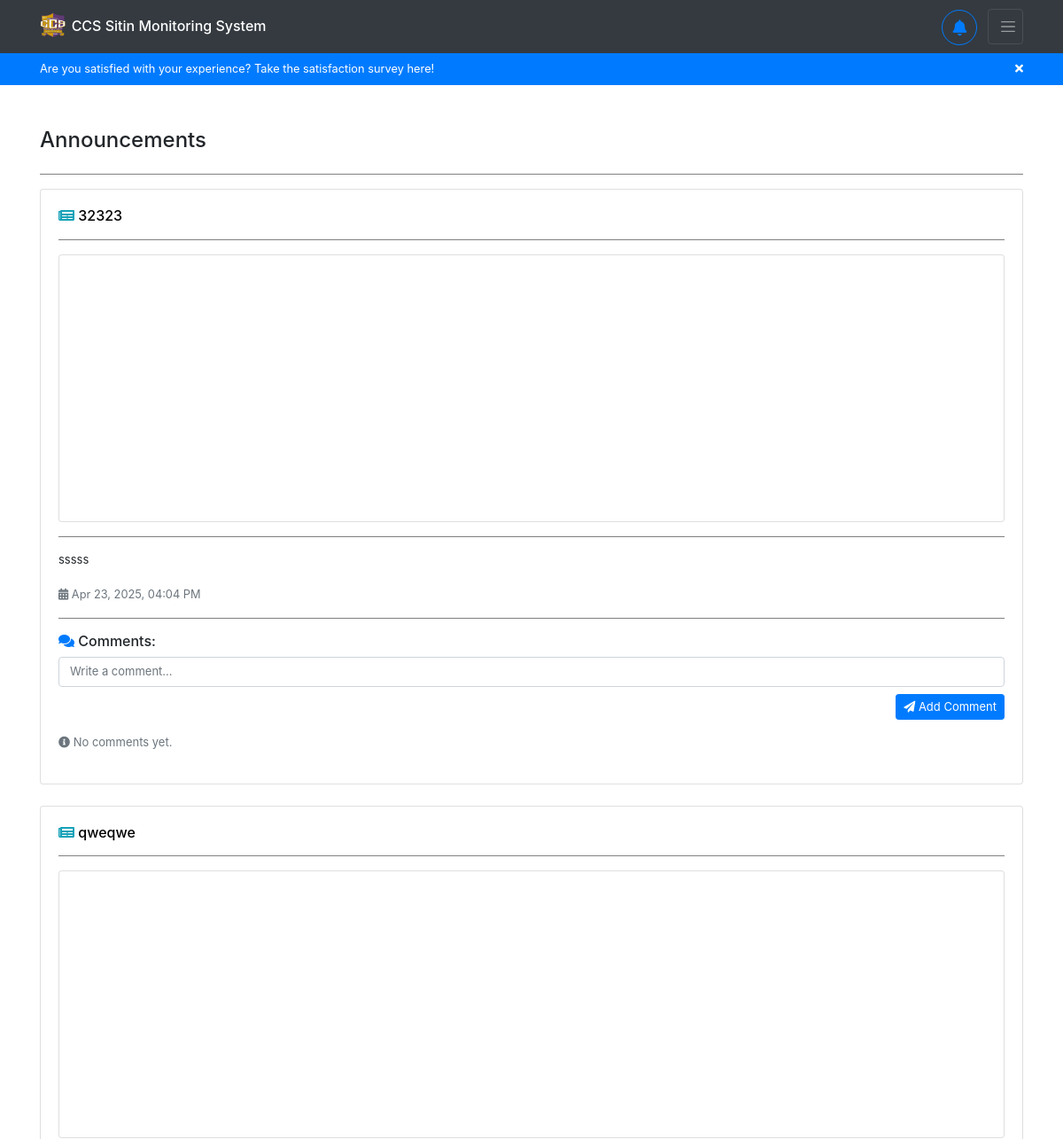
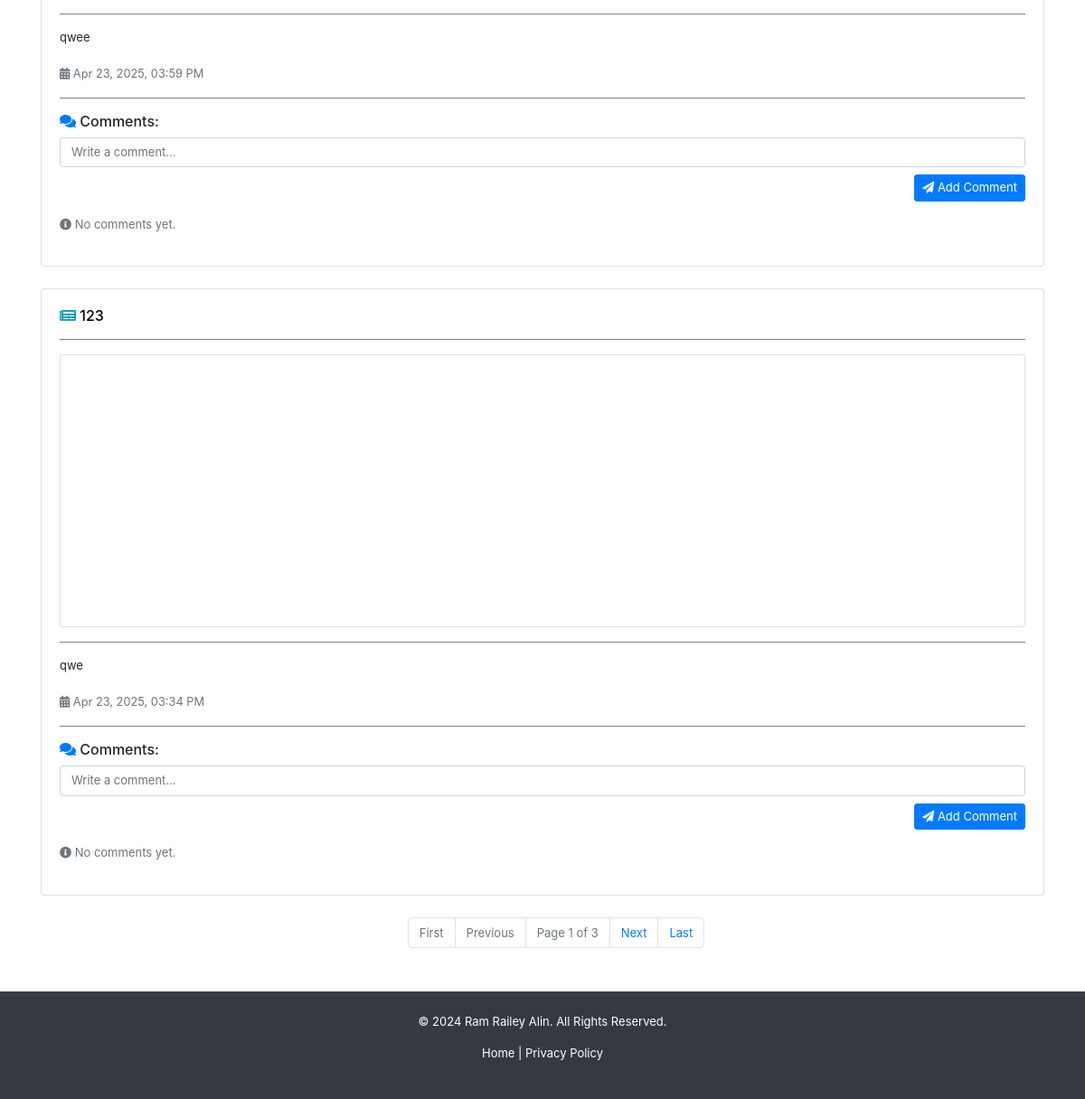
Page /announcements/ (signed in) on the earlier database version (2 pictures, top to bottom).
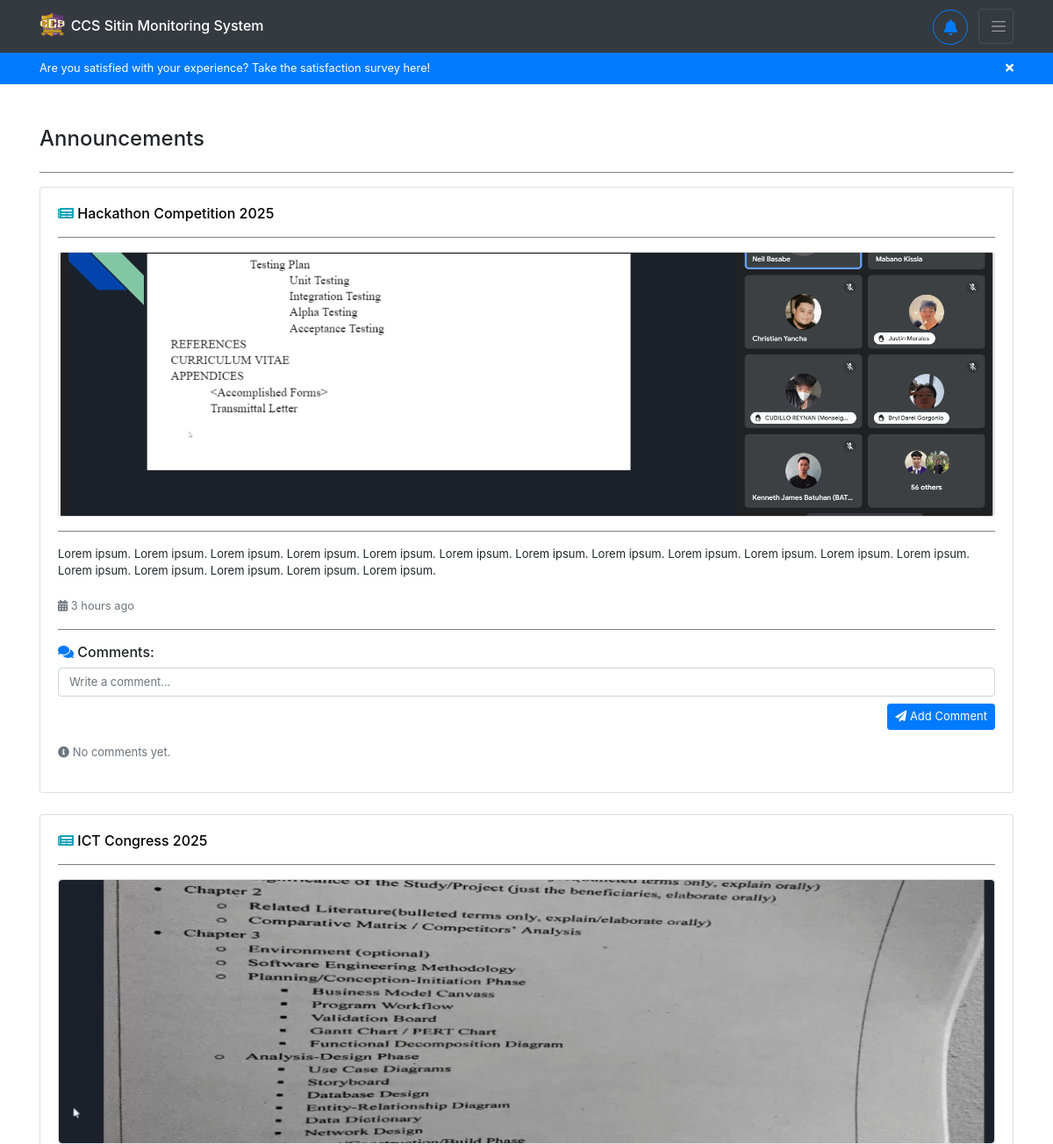
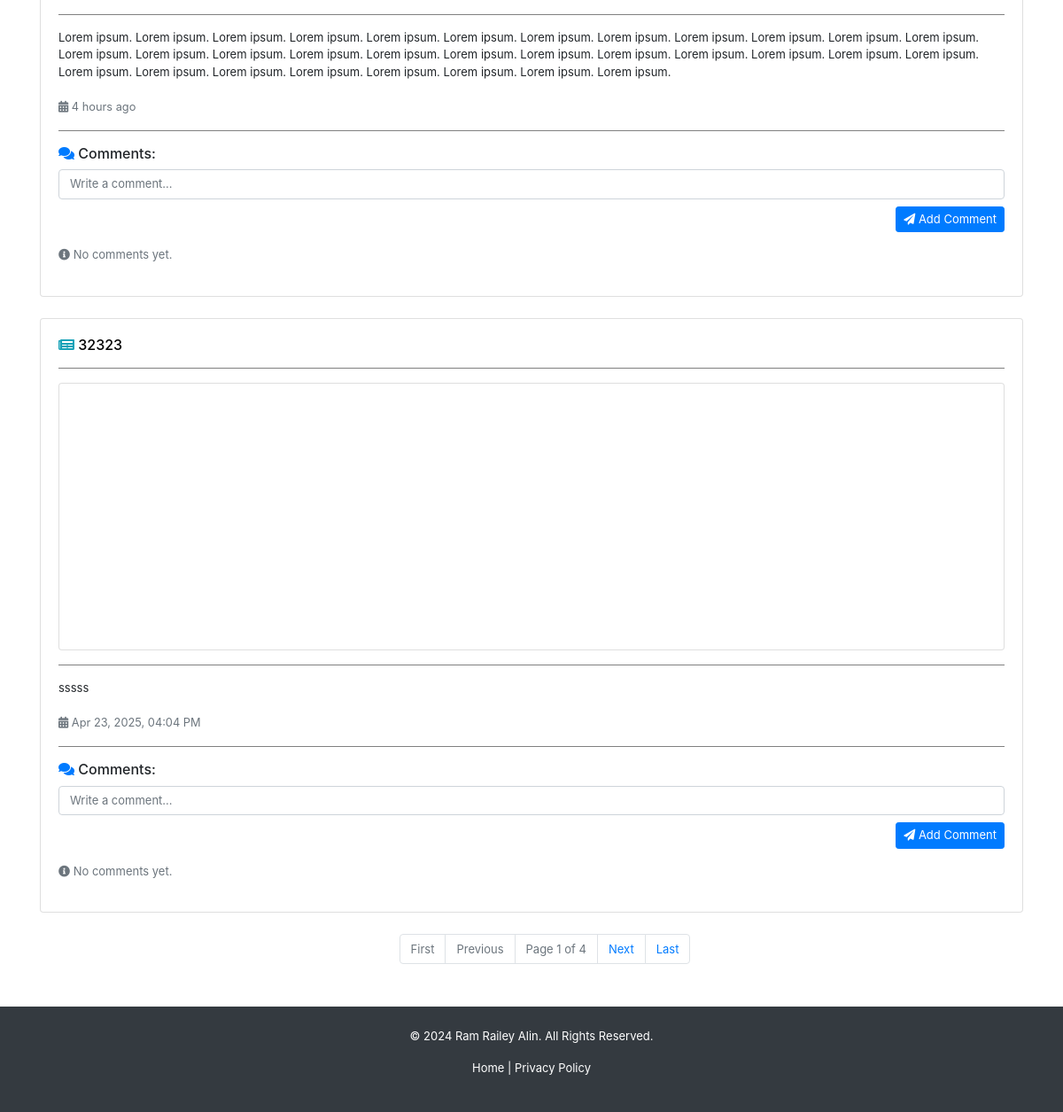
Same page on the later database version (2 pictures, top to bottom).
### backend/models.py (models this page shows, shortened)
class Announcement(models.Model):
    title = models.CharField(max_length=255, blank=True, null=True)
    content = models.TextField(blank=True, null=True)
    image = models.ImageField(upload_to="announcements/", default="announcements/announcement.jpg", blank=True, null=True)
    date = models.DateTimeField(auto_now_add=True)
    updated_at = models.DateTimeField(auto_now=True)
    superuser = models.ForeignKey(User, on_delete=models.CASCADE, limit_choices_to={'is_superuser': True})

### backend/views.py (the view)
# urls.py: path('announcements/', views.announcements, name='user-announcements'),
@login_required
def announcements(request):
    if request.user.is_authenticated:
        announcements = Announcement.objects.all().prefetch_related(
            Prefetch(
                'announcementcomment_set',
                queryset=AnnouncementComment.objects.select_related(
                    'user',
                    'user__registration'
                ).order_by('-date')
            )
        ).order_by('-updated_at')
        paginator = Paginator(announcements, 3)
        page_number = request.GET.get('page')
        page_obj = paginator.get_page(page_number)
        try:
            register = Registration.objects.get(username=request.user)
        except Registration.DoesNotExist:
            register = request.user
        return render(request, 'backend/pages/announcements.html', context={'announcements': page_obj, 'register': register} )
    return redirect('/')

### backend/templatetags/custom_filters.py (called while the page is built)
@register.filter
def time_ago(value):
    if not value:
        return ""
    now = timezone.localtime(timezone.now())
    value = timezone.localtime(value)
    diff = now - value
    seconds = diff.total_seconds()
    if seconds < 60:
        return f"{int(seconds)} seconds ago"
    elif seconds < 3600:
        minutes = int(seconds / 60)
        return f"{minutes} minute{'s' if minutes != 1 else ''} ago"
    elif seconds < 86400:
        hours = int(seconds / 3600)
        return f"{hours} hour{'s' if hours != 1 else ''} ago"
    else:
        return value.strftime("%b %d, %Y, %I:%M %p ")  # Fallback to date if > 1 day

### backend/templates/backend/pages/announcements.html (shortened to what the changed rows need)
{% extends 'backend/base.html' %}
{% load static %}
{% load custom_filters %}
{% block content %}
<div class="container mt-5">
    {% for announcement in announcements %}
    <div id="announcement-body" class="card mb-4 announcement-card shadow-sm">
        <div class="card-body">
            <h6 class="announcement-title">
                <i class="fas fa-newspaper text-info"></i>
                <a href="{% url 'user-announcement' announcement.id %}" title="View this announcement">{{ announcement.title }}</a>
            </h6>
            <hr>
            {% if announcement.image %}
            <div class="text-center card">
                <img src="{{ announcement.image.url }}"
                    alt="Announcement Image"
                    class="img-fluid rounded"
                    style="max-height: 300px; object-fit: cover;"
                    loading="lazy"
                    decoding="async">
            </div>
            <hr>
            {% endif %}
            <p>{{ announcement.content }}</p>
            <small class="text-muted">
                <i class="fas fa-calendar-alt"></i> {{ announcement.date|time_ago }}
            </small>
            <hr>
            <div>
                <h6><i class="fas fa-comments text-primary"></i> Comments:</h6>
                <form id="comment-form-{{ announcement.id }}">
                    <div class="form-group">
                        <textarea class="form-control comment-box" rows="1" placeholder="Write a comment..." style="resize: none; overflow-y: hidden;"
                        oninput="this.style.height = ''; this.style.height = this.scrollHeight + 'px'"
                        required></textarea>
                        <button type="button"
                            data-announcement_id="{{ announcement.id }}"
                            onclick="PostComment(this, this.parentElement.parentElement)"
                            class="btn btn-sm btn-primary float-right mt-2">
                            <i class="fas fa-paper-plane"></i> Add Comment
                        </button>
                    </div>
                </form>
                {% with announcement.announcementcomment_set.all|slice:":5" as comments %}
                {% if comments %}
                    <a href="{% url 'user-announcement' announcement.id %}" class="small text-muted">
                        <i class="fas fa-arrow-right"></i> Open this announcement to see more comments...
                    </a>
                {% else %}
                    <p class="text-muted"><i class="fas fa-info-circle"></i> No comments yet.</p>
                {% endif %}
                {% endwith %}
            </div>
        </div>
    </div>
    {% empty %}
    <div class="card p-3 shadow-sm">
        <h5 class="text-muted"><i class="fas fa-exclamation-circle"></i> No announcements available.</h5>
    </div>
    {% endfor %}
        <ul class="pagination pagination-ul justify-content-center">
            <li class="page-item disabled">
                <span class="page-link">Page {{ announcements.number }} of {{ announcements.paginator.num_pages }}</span>
            </li>
        </ul>
</div>
{% endblock %}

Differences in the rows shown:
no longer on this page (row unchanged): Announcement: title "qweqwe", image (picture), content "qwee", date "Apr 23, 2025, 03:59 PM"
no longer on this page (row unchanged): Announcement: title "123", image (picture), content "qwe", date "Apr 23, 2025, 03:34 PM"
added Announcement: title "Hackathon Competition 2025", image (picture), content "Lorem ipsum. Lorem ipsum. Lorem ipsum. Lorem ipsum. Lorem ipsum. Lorem ipsum. Lorem ipsum. Lorem ipsum. Lorem ipsum. Lorem ipsum. Lorem ipsum. Lorem ipsum. Lorem ipsum. Lorem ipsum. Lorem ipsum. Lorem ipsum. Lorem ipsum.", date "3 hours ago"
added Announcement: title "ICT Congress 2025", image (picture), content "Lorem ipsum. Lorem ipsum. Lorem ipsum. Lorem ipsum. Lorem ipsum. Lorem ipsum. Lorem ipsum. Lorem ipsum. Lorem ipsum. Lorem ipsum. Lorem ipsum. Lorem ipsum. Lorem ipsum. Lorem ipsum. Lorem ipsum. Lorem ipsum. Lorem ipsum. Lorem ipsum. Lorem ipsum. Lorem ipsum. Lorem ipsum. Lorem ipsum. Lorem ipsum. Lorem ipsum. Lorem ipsum. Lorem ipsum. Lorem ipsum. Lorem ipsum. Lorem ipsum. Lorem ipsum. Lorem ipsum. Lorem ipsum.", date "4 hours ago"
Other differences:
{{ announcements.paginator.num_pages }}: "3" → "4"
